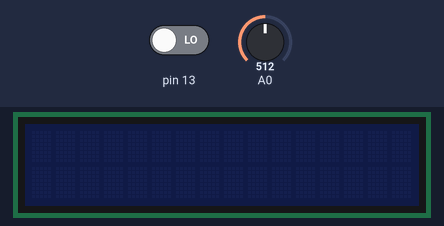
The sketch below on a simulated Arduino Uno, built with avr-gcc and run on an emulated ATmega328P. On the bench: 16×2 character LCD. The inputs (shaded band) are chosen by the test bench; at power-on: pin 13 LOW, A0 = 512.

Above: at 2.8 s.
2.9 s: pin 13 driven HIGH
At 5.3 s:
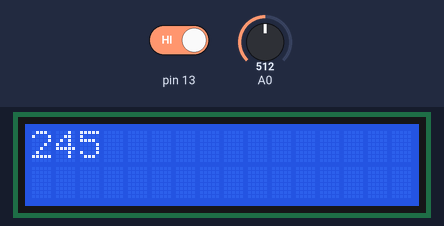
5.6 s: A0 set to 716
At 7.3 s:
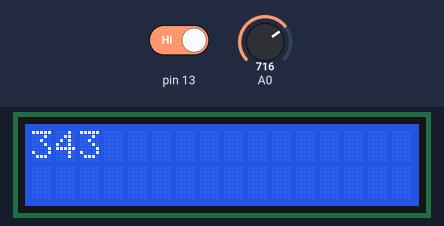
7.6 s: A0 set to 900
At 9.4 s:
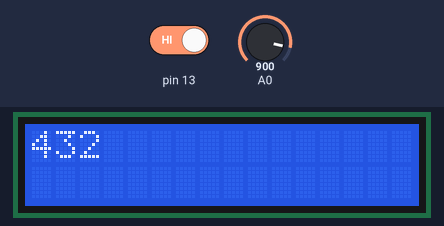
9.7 s: A0 set to 1023
At 11.7 s:
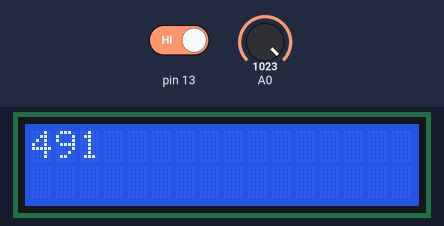
Timing chart, 0 to 12.8 s (numbered marks = the images above; inputs shaded):
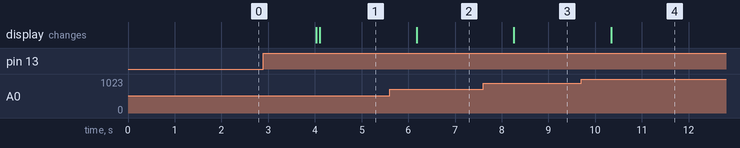

Measured:
- after the input at 5.6 s, the display: changes after 0.58 s (image 2)
- after the input at 7.6 s, the display: changes after 0.66 s (image 3)
- after the input at 9.7 s, the display: changes after 0.64 s (image 4)

The sketch:

tempdis_button.ino
```cpp
#include <LiquidCrystal_I2C.h>
#include <Wire.h>
LiquidCrystal_I2C lcd(0x27,16,2);
#define uint unsigned int
#define uchar unsigned char
void tempdis(uint tempval);
void setup() {
  pinMode(13,INPUT);

}

void loop() {
  uint val,button;
  while(1)
  {
      val=analogRead(0);
      button=digitalRead(13);
      if(button=1)
      {
        delay(10);
        button=digitalRead(13);
        if(button==1)
        {
          val=val*0.48;
          tempdis(val);
          button=0;
          }
      }
      delay(2000);
    }

}
void tempdis(uint tempval)
{
  lcd.init();
  lcd.backlight();
  lcd.clear();
  lcd.print(tempval);

  }
```
